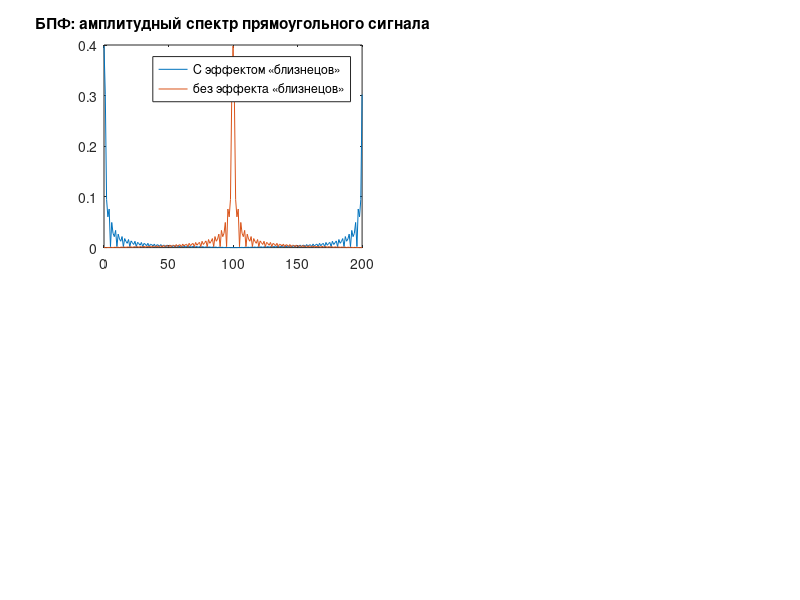
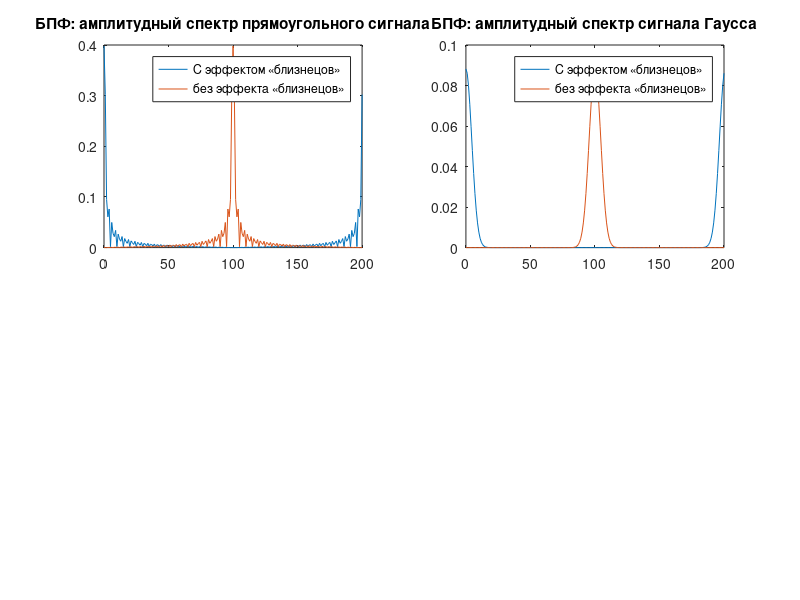
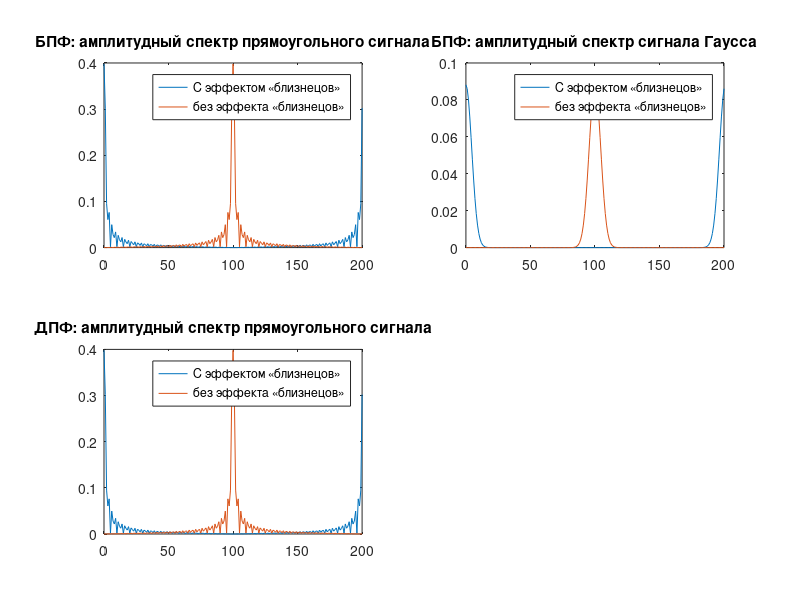
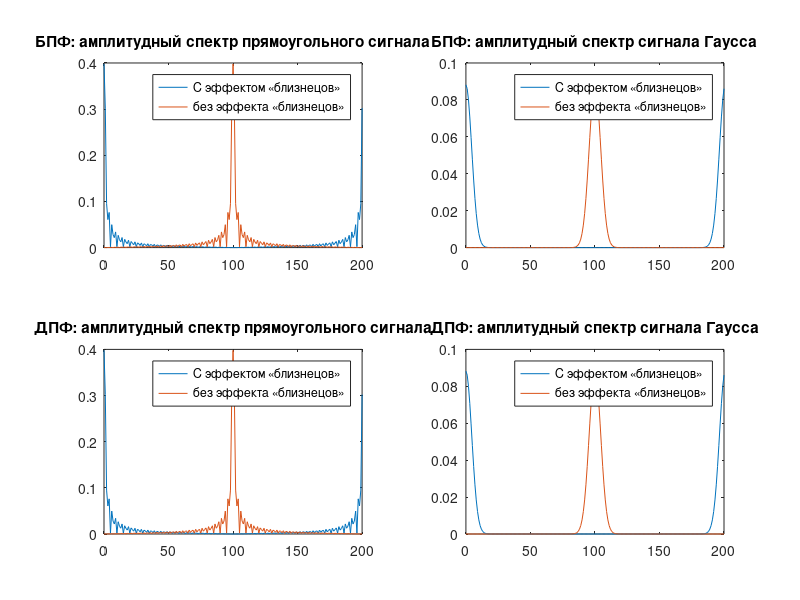

MATLAB code to generate these figures, in order:
function main
	t_max = 5;
	t = -t_max:0.05:t_max;

	rect = rectangular(t);
	gauss = gaussian(t);

	% БПФ (FFT) функций (с эффектом близнецов)
	tic
	rect_fft = fft(rect);
	gauss_fft = fft(gauss);
	toc

	% БПФ (FFT) функций (без эффекта близнецов)
	rect_fft_notwin = fftshift(rect_fft);
	gauss_fft_notwin = fftshift(gauss_fft);

	% ДПФ (DFT) функций (с эффектом близнецов)
	tic
	rect_dft = dft(rect);
	gauss_dft = dft(gauss);
	toc

	% ДПФ (DFT) функций (без эффекта близнецов)
	rect_dft_notwin = fftshift(rect_dft);
	gauss_dft_notwin = fftshift(gauss_dft);

	xs = 0:length(t)-1;

	figure(4);
	show_figure(1, xs, rect_fft, rect_fft_notwin, 'БПФ', 'прямоугольного сигнала')
	show_figure(2, xs, gauss_fft, gauss_fft_notwin, 'БПФ', 'сигнала Гаусса')
	show_figure(3, xs, rect_dft, rect_dft_notwin, 'ДПФ', 'прямоугольного сигнала')
	show_figure(4, xs, gauss_dft, gauss_dft_notwin, 'ДПФ', 'сигнала Гаусса')
end

function y = gaussian(x)
	A = 1;
	sigma = 0.5;
	y = A * exp(-(x / sigma) .^ 2);
end

function y = rectangular(x)
	c = 2;
	y = zeros(size(x));
	y(abs(x) < c) = 1;
	y(abs(x) == c) = 0.5;
end

function y = dft(x)
	a = 0:length(x)-1;
	b = -2 * pi * sqrt(-1) * a / length(x);
	for i = 1:length(a)
		a(i) = 0;
		for j = 1:length(x)
			a(i) = a(i) + x(j) * exp(b(i) * j);
		end
	end
	y = a;
end

function show_figure(i, xs, y, y_notwin, alg, pulse_name)
	show_subplot(i, xs, y, y_notwin, @(x) abs(x), alg, 'амплитудный', pulse_name);
	% show_subplot(2, xs, y, y_notwin, @(x) angle(x), alg, 'фазовый', pulse_name);
	print(strcat('plot02_', num2str(i)), '-dpng');
end

function show_subplot(i, xs, y, y_notwin, f, alg, spectrum_name, pulse_name)
	subplot(2, 2, i);
	plot(xs, f(y) / length(xs), xs, f(y_notwin) / length(xs));
	title([alg, ': ', spectrum_name, ' спектр ', pulse_name]);
	legend('С эффектом «близнецов»', 'без эффекта «близнецов»');
end
